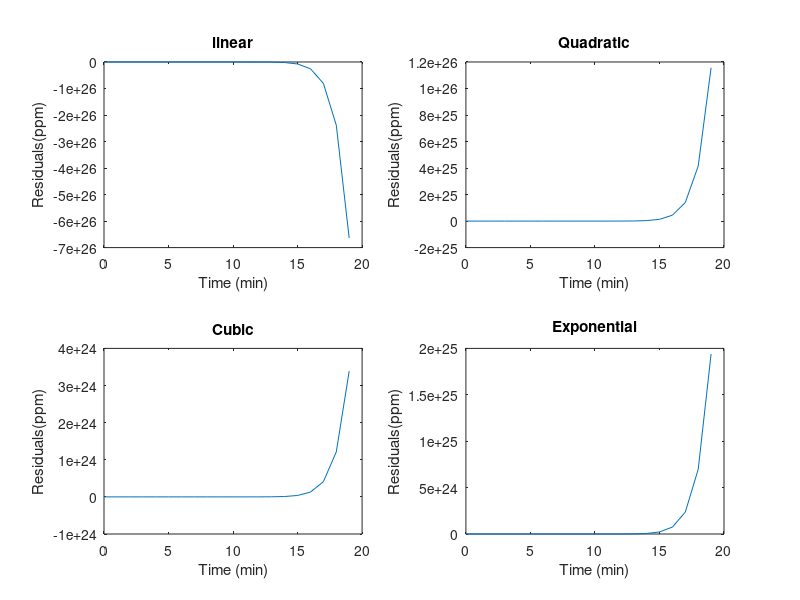

Reproduce this figure in MATLAB.
% The following table gives data on the growth of a certain bacteria population with time.
% Fit an equation to these data.

x_t = 0:19;
y_pop = [6,13,23,33,54,83,118,156,210,282,350, ...
    440,557,685,815,990,1170,1350,1575,1830];

%linear fit
p1 = polyfit(x_t,y_pop,1);

% quadratic fit
p2 = polyfit(x_t,y_pop,2);

% cubic fit
p3 = polyfit(x_t,y_pop,3);

% exponential fit
p4 = polyfit(x_t,log10(y_pop),1);


res1 = polyval(p1,x_t)-y_pop;
res2 = polyval(p2,x_t)-y_pop;
res3 = polyval(p3,x_t)-y_pop;
res4 = 10.^polyval(p4,x_t)-y_pop;


%plot residuals
y_1 = polyval(res1,x_t);
y_2 = polyval(res2,x_t);
y_3 = polyval(res3,x_t);
y_4 = polyval(res4,x_t);

subplot(2,2,1)
plot(x_t,y_1), xlabel('Time (min)'), ...
   ylabel('Residuals(ppm)'), title('linear')

subplot(2,2,2)
plot(x_t,y_2), xlabel('Time (min)'), ...
   ylabel('Residuals(ppm)'), title('Quadratic')

subplot(2,2,3)
plot(x_t,y_3), xlabel('Time (min)'), ...
   ylabel('Residuals(ppm)'), title('Cubic')

subplot(2,2,4)
plot(x_t,y_4), xlabel('Time (min)'), ...
   ylabel('Residuals(ppm)'), title('Exponential')
